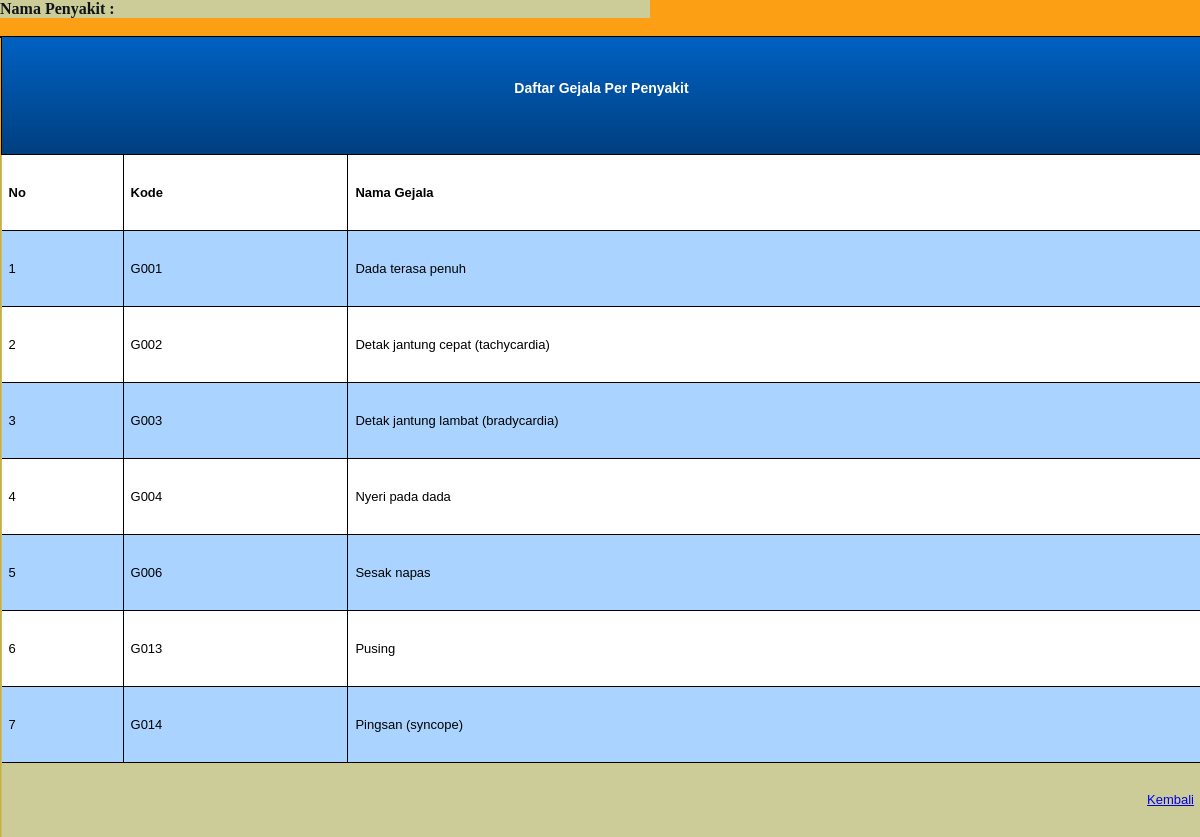
/admin/lapgejala2.php?CmbPenyakit=P003, run on the app's committed database.
### tables this page shows
CREATE TABLE `gejala` (
  `kd_gejala` char(4) NOT NULL,
  `gejala` varchar(100) NOT NULL
);

### admin/lapgejala2.php (the view, shortened to what this page needs)
<?php
include "../koneksi.php";
$kdsakit = $_REQUEST['CmbPenyakit'];
?>
<html>
<head>
<link rel="stylesheet" href="../style.css" type="text/css" media="screen" />
</head>
<body>
<div align="left" style="background-color:#CCCC99; width:650;"><b>Nama Penyakit :
  </b>
</div>
<br>
<div class="CSSTableGenerator">
<table width="650" border="0" align="left" cellpadding="2" cellspacing="1" bgcolor="#99CC99">
  <tr bgcolor="#CCCC99">
    <td colspan="3"><b>Daftar Gejala Per Penyakit</b> <br>
      <br></td>
  </tr>
  <tr bgcolor="#CCCC99">
    <td width="39" align="center"><b>No</b></td>
    <td width="84"><b>Kode</b></td>
    <td width="361"><b>Nama Gejala</b></td>
  </tr>
  <?php
	$sqlg  = "SELECT gejala.* FROM gejala,relasi ";
	$sqlg .= "WHERE gejala.kd_gejala=relasi.kd_gejala ";
	$sqlg .= "AND  relasi.kd_penyakit='$kdsakit' ";
	$sqlg .= "ORDER BY gejala.kd_gejala";
	$qryg = mysql_query($sqlg, $koneksi)or die ("SQL Error".mysql_error());
	$no=0;
	while ($datag=mysql_fetch_array($qryg)) {
	$no++;
  ?>
  <tr bgcolor="#FFFFFF">
    <td align="center"><?php echo $no; ?></td>
    <td><?php echo $datag['kd_gejala']; ?></td>
    <td><?php echo $datag['gejala']; ?></td>
  </tr>
  <?php
  }
  ?>
   <tr>
  <td colspan="3" bgcolor="#CCCC99"><div align="right"><a href="haladmin.php?top=LapGejala.php">Kembali</a></div> </td>
</tr>
</table>
</body>
</html>

### style.css (style rules this page uses)
.CSSTableGenerator { margin:0px;padding:0px; width:100%; box-shadow: 10px 10px 5px #888888; border:1px solid #000000; -moz-border-radius-bottomleft:0px; -webkit-border-bottom-left-radius:0px; border-bottom-left-radius:0px; -moz-border-radius-bottomright:0px; -webkit-border-bottom-right-radius:0px; border-bottom-right-radius:0px; -moz-border-radius-topright:0px; -webkit-border-top-right-radius:0px; border-top-right-radius:0px; -moz-border-radius-topleft:0px; -webkit-border-top-left-radius:0px; border-top-left-radius:0px; }
.CSSTableGenerator table { border-collapse: collapse; border-spacing: 0; width:100%; height:100%; margin:0px;padding:0px; }
.CSSTableGenerator tr:last-child td:last-child { -moz-border-radius-bottomright:0px; -webkit-border-bottom-right-radius:0px; border-bottom-right-radius:0px; }
.CSSTableGenerator table tr:first-child td:first-child { -moz-border-radius-topleft:0px; -webkit-border-top-left-radius:0px; border-top-left-radius:0px; }
.CSSTableGenerator table tr:first-child td:last-child { -moz-border-radius-topright:0px; -webkit-border-top-right-radius:0px; border-top-right-radius:0px; }
.CSSTableGenerator tr:last-child td:first-child { -moz-border-radius-bottomleft:0px; -webkit-border-bottom-left-radius:0px; border-bottom-left-radius:0px; }
.CSSTableGenerator tr:nth-child(odd) { background-color:#aad4ff; }
.CSSTableGenerator tr:nth-child(even) { background-color:#ffffff; }
.CSSTableGenerator td { vertical-align:middle; border:1px solid #000000; border-width:0px 1px 1px 0px; text-align:left; padding:7px; font-size:13px; font-family:Arial; font-weight:normal; color:#000000; }
.CSSTableGenerator tr:last-child td { border-width:0px 1px 0px 0px; }
.CSSTableGenerator tr td:last-child { border-width:0px 0px 1px 0px; }
.CSSTableGenerator tr:last-child td:last-child { border-width:0px 0px 0px 0px; }
.CSSTableGenerator tr:first-child td { background:-o-linear-gradient(bottom, #005fbf 5%, #003f7f 100%); background:-webkit-gradient( linear, left top, left bottom, color-stop(0.05, #005fbf), color-stop(1, #003f7f) ); background:-moz-linear-gradient( center top, #005fbf 5%, #003f7f 100% ); filter:progid:DXImageTransform.Microsoft.gradient(startColorstr="#005fbf", endColorstr="#003f7f"); background: -o-linear-gradient(top,#005fbf,003f7f); background-color:#005fbf; border:0px solid #000000; text-align:center; border-width:0px 0px 1px 1px; font-size:14px; font-family:Arial; font-weight:bold; color:#ffffff; }
.CSSTableGenerator tr:first-child td:first-child { border-width:0px 0px 1px 0px; }
.CSSTableGenerator tr:first-child td:last-child { border-width:0px 0px 1px 1px; }
#art-main, table { font-family: Arial, Helvetica, Sans-Serif; font-style: normal; font-weight: normal; font-size: 13px; }
h1, h2, h3, h4, h5, h6, p, a, ul, ol, li { margin: 0; padding: 0; }
html { height:100%; }
body { padding: 0; margin:0; color: #0F1419; height:100%; min-height:100%; background-color: #FAF9F4; background-image: url('images/Bottomnew_texture.jpg'); background-repeat: repeat; background-attachment: fixed; background-position: top left; min-width: 800px; }

### data on the page
gejala: kd_gejala "G001", gejala "Dada terasa penuh"
gejala: kd_gejala "G002", gejala "Detak jantung cepat (tachycardia)"
gejala: kd_gejala "G003", gejala "Detak jantung lambat (bradycardia)"
gejala: kd_gejala "G004", gejala "Nyeri pada dada"
gejala: kd_gejala "G006", gejala "Sesak napas"
gejala: kd_gejala "G013", gejala "Pusing"
gejala: kd_gejala "G014", gejala "Pingsan (syncope)"
